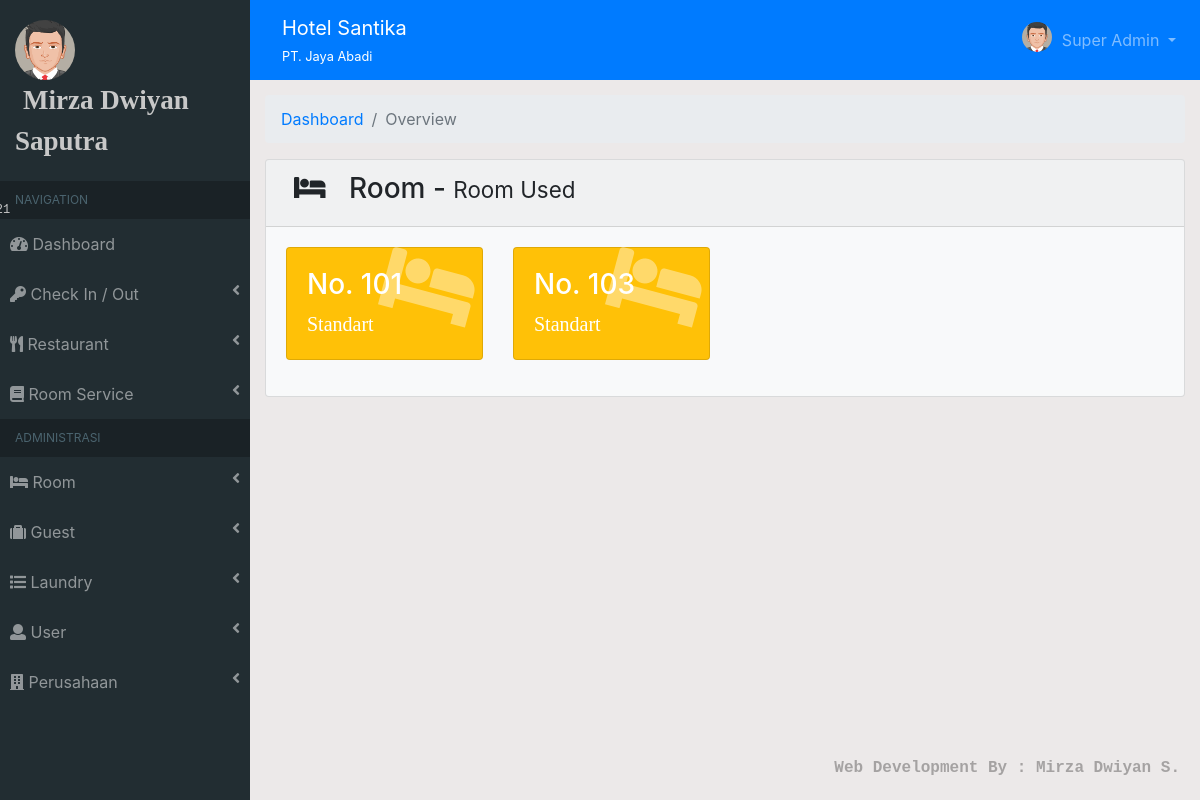
The page /?module=chek_out2 (signed in) on the database as committed earlier.
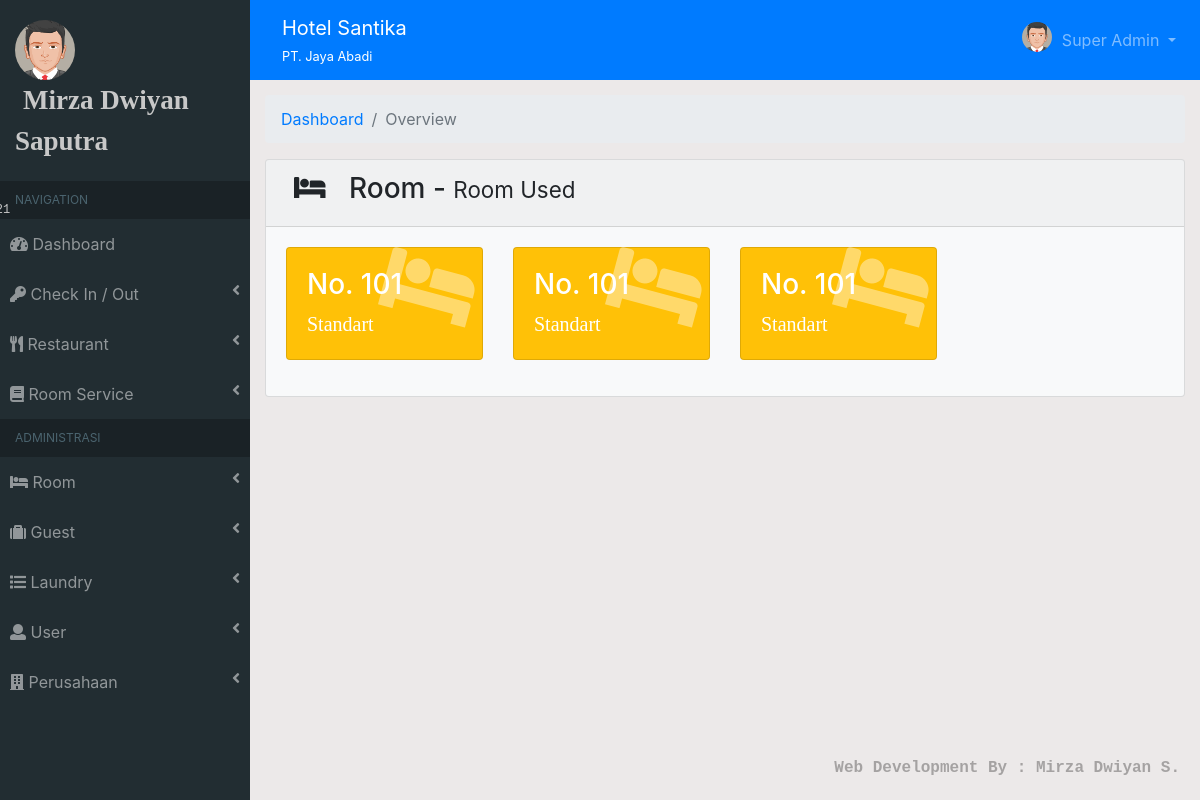
The same page on the database as committed later.
### tables this page shows
CREATE TABLE `transaksi_kamar` (
  `id_transaksi_kamar` varchar(11) NOT NULL,
  `no_invoice` varchar(20) NOT NULL,
  `tanggal` date NOT NULL,
  `id_tamu` varchar(11) NOT NULL,
  `id_kamar` int(11) DEFAULT NULL,
  `jumlah_dewasa` varchar(10) DEFAULT NULL,
  `jumlah_anak` varchar(10) DEFAULT NULL,
  `tgl_checkin` date NOT NULL,
  `waktu_checkin` varchar(20) NOT NULL,
  `tgl_checkout` date NOT NULL,
  `waktu_checkout` varchar(20) NOT NULL,
  `total_biaya_kamar` varchar(20) NOT NULL,
  `bayar` varchar(30) NOT NULL,
  `diskon` int(11) NOT NULL,
  `deposit` varchar(20) NOT NULL,
  `surcharge` varchar(30) NOT NULL,
  `total` int(11) NOT NULL,
  `metode_pembayaran` varchar(100) NOT NULL,
  `metode_deposit` varchar(200) NOT NULL,
  `status` varchar(50) NOT NULL
);

CREATE TABLE `kamar` (
  `id_kamar` int(11) NOT NULL,
  `no_kamar` varchar(50) NOT NULL,
  `id_tipe_kamar` varchar(11) NOT NULL,
  `max_dewasa` varchar(10) NOT NULL,
  `max_anak` varchar(10) NOT NULL,
  `status` varchar(50) NOT NULL
);

CREATE TABLE `tipe_kamar` (
  `id_tipe_kamar` int(11) NOT NULL,
  `tipe_kamar` text NOT NULL,
  `harga_per_mlm` varchar(50) NOT NULL,
  `harga_per_org` varchar(50) NOT NULL
);

### template/module/chek_out2.php (the view)
<?php
    $query = mysqli_query($conn, "SELECT transaksi_kamar.*, kamar.*, tipe_kamar.*, transaksi_kamar_detail.* FROM transaksi_kamar, kamar, tipe_kamar, transaksi_kamar_detail WHERE transaksi_kamar_detail.id_transaksi_kamar=transaksi_kamar.id_transaksi_kamar && kamar.id_kamar=transaksi_kamar_detail.id_kamar && kamar.status='terpakai' && tipe_kamar.id_tipe_kamar=kamar.id_tipe_kamar");
?>
<div class="container-fluid">
    <ol class="breadcrumb">
        <li class="breadcrumb-item"><a href="?dashboard">Dashboard</a></li>
        <li class="breadcrumb-item active">Overview</li>
    </ol>
    <div class="card bg-light">
        <div class="card-header"><h3><i class="fas fa-bed pr-3 pl-2"></i> Room - <span class="small">Room Used</span></h3></div>
        <div class="card-body">
            <?php if(mysqli_num_rows($query) > 0){ ?>
            <div class="row">
                <?php foreach($query as $i) : ?>
                <div class="col-sm-3 mb-3">
                    <div class="card bg-warning text-white">
                        <div class="card-body">
                            <div class="card-body-icon"><i class="fas fa-bed"></i></div>
                            <div class="mr-5">
                            <h3>No. <?=$i['no_kamar'];?></h3>
                            <span style="font-family: times;font-size: 20px"><?=$i['tipe_kamar'];?></span>
                            </div>
                        </div>
                    </div>
                </div>
                <?php endforeach; ?>
            </div>
            <?php } else { ?>
                <center><img src="assets/img/empty_cart.jpg" alt=""></center>
            <?php } ?>
        </div>
    </div>
</div>

Rows that differ between the two databases and show on the page:
no longer on this page (row unchanged): transaksi_kamar: kamar.no_kamar "103", tipe_kamar.tipe_kamar "Standart"
added transaksi_kamar: kamar.no_kamar "101", tipe_kamar.tipe_kamar "Standart"
added transaksi_kamar: kamar.no_kamar "101", tipe_kamar.tipe_kamar "Standart"
